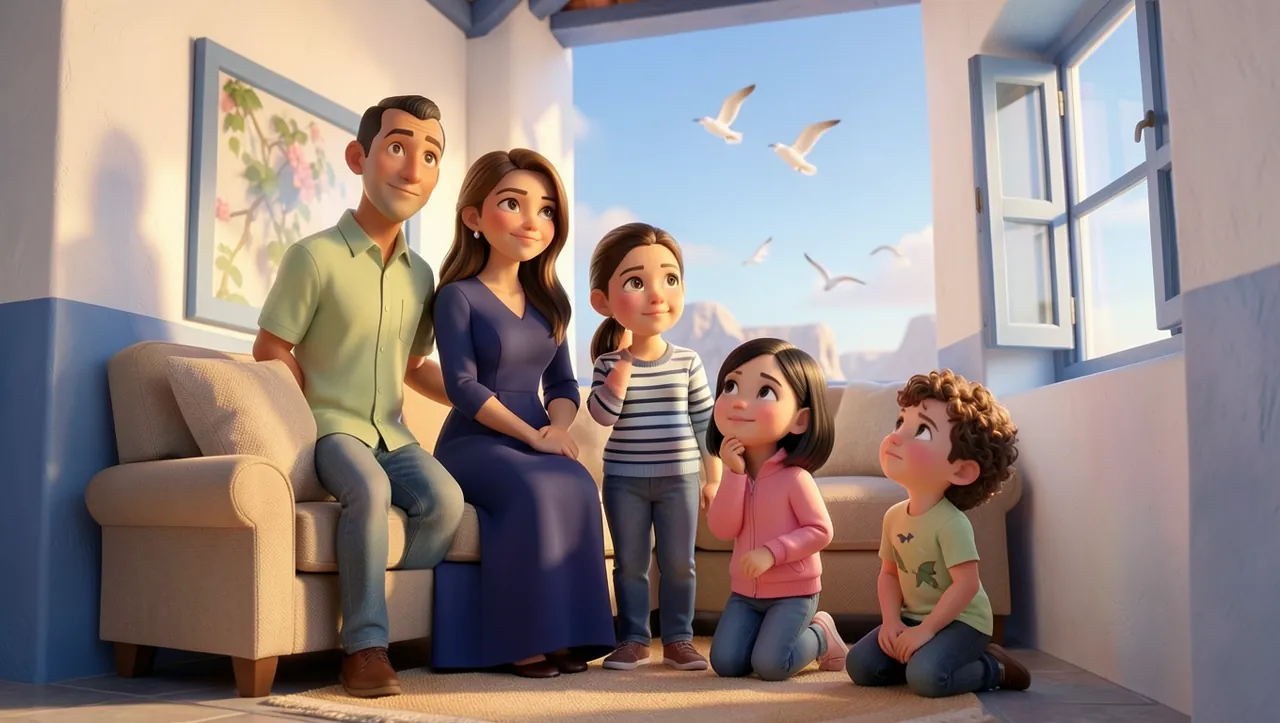
#> input picture amine/cerfvolant/img/c1.webp, 1280 x 723 px, given in place of ep_course_a_00001_.png, which was not available
$ python build_epreuves.py ../../amine/cerfvolant/img
#> lines starting #> are read from the running program, lines starting #| are printed output that depends on the picture
#> further down, a is the input picture: PIL image 1280x723 RGB; mean R, G, B 147.7, 134, 130.6
"""Les épreuves « en vrai » (20/11) : panoramas, sols et obstacles ComfyUI (FLUX.2 klein, préfixe nuit/ep_ et nuit/ob_).
python3 docs/concours-vrai/build_epreuves.py <dossier des PNG ComfyUI>  ->  essil/concours-vrai/img/"""
import sys, os
from PIL import Image, ImageEnhance
sys.path.insert(0, os.path.join(os.path.dirname(__file__), '..', 'houma'))
from detoure import cut
src = sys.argv[1]; dst = os.path.join(os.path.dirname(__file__), '..', '..', 'essil', 'concours-vrai', 'img'); os.makedirs(dst, exist_ok=True)
P = lambda n: os.path.join(src, n + '_00001_.png')
O = 256
def boucle(a, b):
    """deux panoramas (ou un panorama et son miroir) mis bout à bout, raccords fondus, pour faire le tour du cylindre"""
    grad = Image.linear_gradient('L').rotate(90, expand=True).resize((O, a.height)).transpose(Image.FLIP_LEFT_RIGHT)
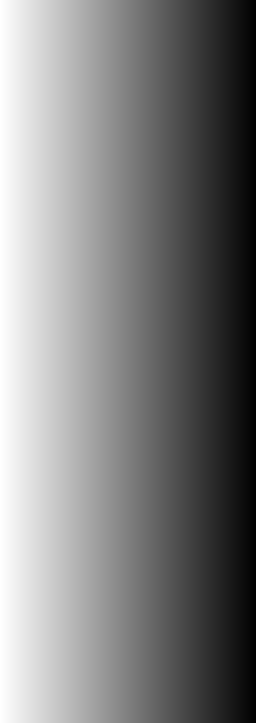
#> grad: PIL image 256x723 L; min 0, max 255, mean 127.5
    fond = lambda g, d: Image.composite(g, d, grad)
    W = a.width + b.width - 2 * O; c = Image.new('RGB', (W, a.height))
#> after `c = Image.new('RGB', (W, a.height))`: c: PIL image 2048x723 RGB; every value is 0
    c.paste(a.crop((O, 0, a.width - O, a.height)), (0, 0))
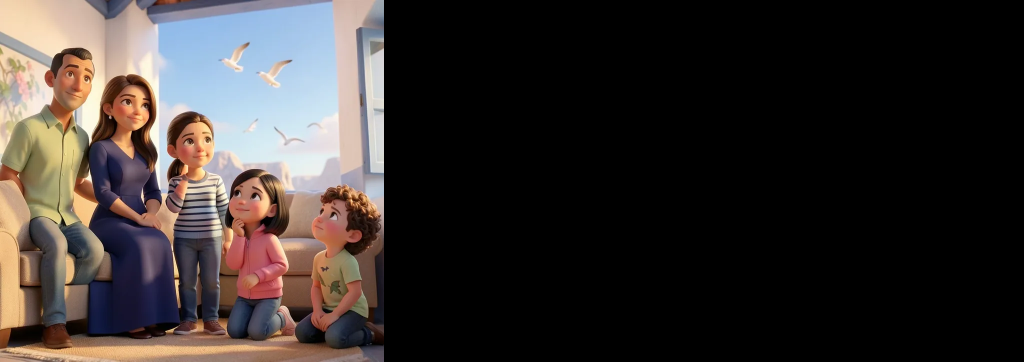
#> c: PIL image 2048x723 RGB (shown at 1/2 size); mean R, G, B 55.9, 49.8, 47.6
    c.paste(fond(a.crop((a.width - O, 0, a.width, a.height)), b.crop((0, 0, O, b.height))), (a.width - 2 * O, 0))
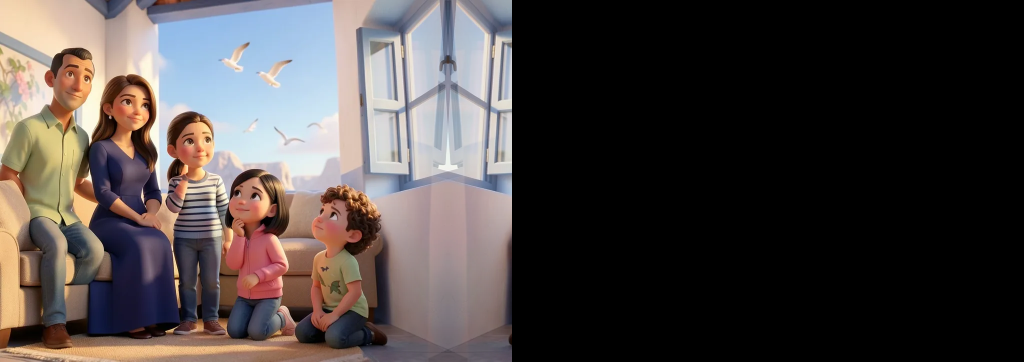
#> c: PIL image 2048x723 RGB (shown at 1/2 size); mean R, G, B 75.7, 68.8, 67.4
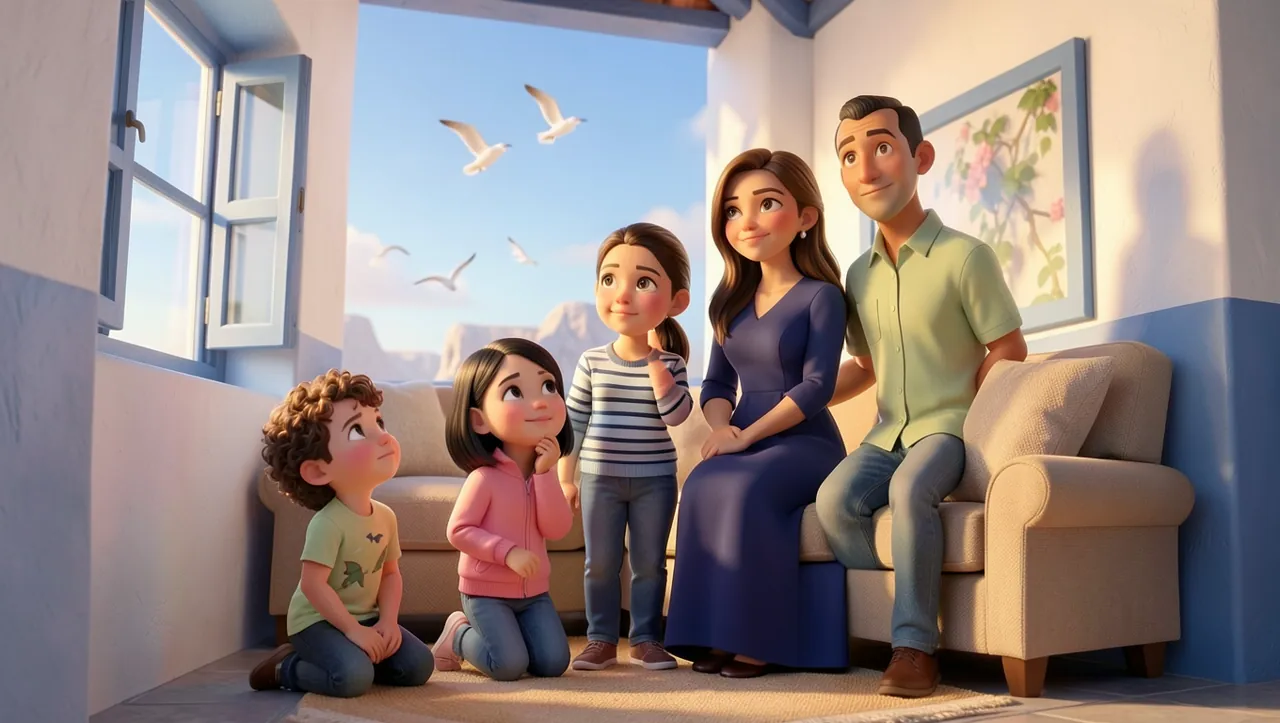
#> b: PIL image 1280x723 RGB; mean R, G, B 147.7, 134, 130.6
    c.paste(b.crop((O, 0, b.width - O, b.height)), (a.width - O, 0))
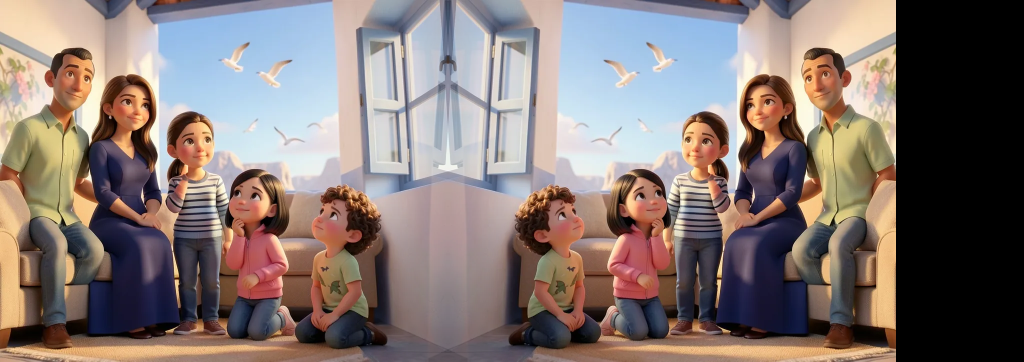
#> c: PIL image 2048x723 RGB (shown at 1/2 size); mean R, G, B 131.6, 118.6, 115
    c.paste(fond(b.crop((b.width - O, 0, b.width, b.height)), a.crop((0, 0, O, a.height))), (W - O, 0))
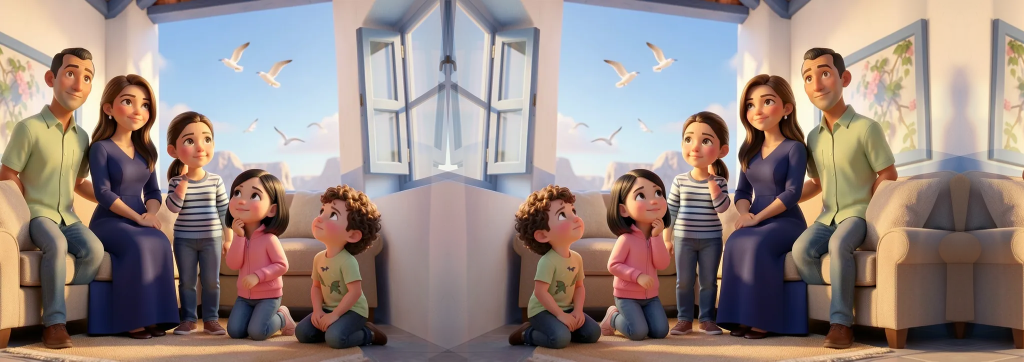
#> c: PIL image 2048x723 RGB (shown at 1/2 size); mean R, G, B 151, 135.6, 130
    return c.resize((3072, 512))
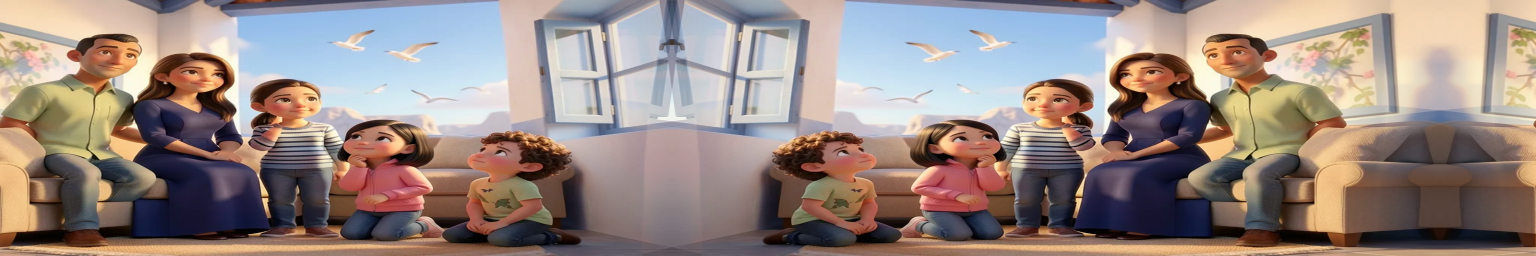
#> returned value: PIL image 3072x512 RGB (shown at 1/2 size); mean R, G, B 151, 135.6, 130.1
for n in ('course', 'dress', 'hunter', 'west'):
    a = Image.open(P('ep_%s_a' % n)).convert('RGB'); boucle(a, a.transpose(Image.FLIP_LEFT_RIGHT)).save(os.path.join(dst, 'p_%s.webp' % n), quality=80)
#> pass 2 of the loop `for n in ('course', 'dress', 'hunter', 'west'):`:
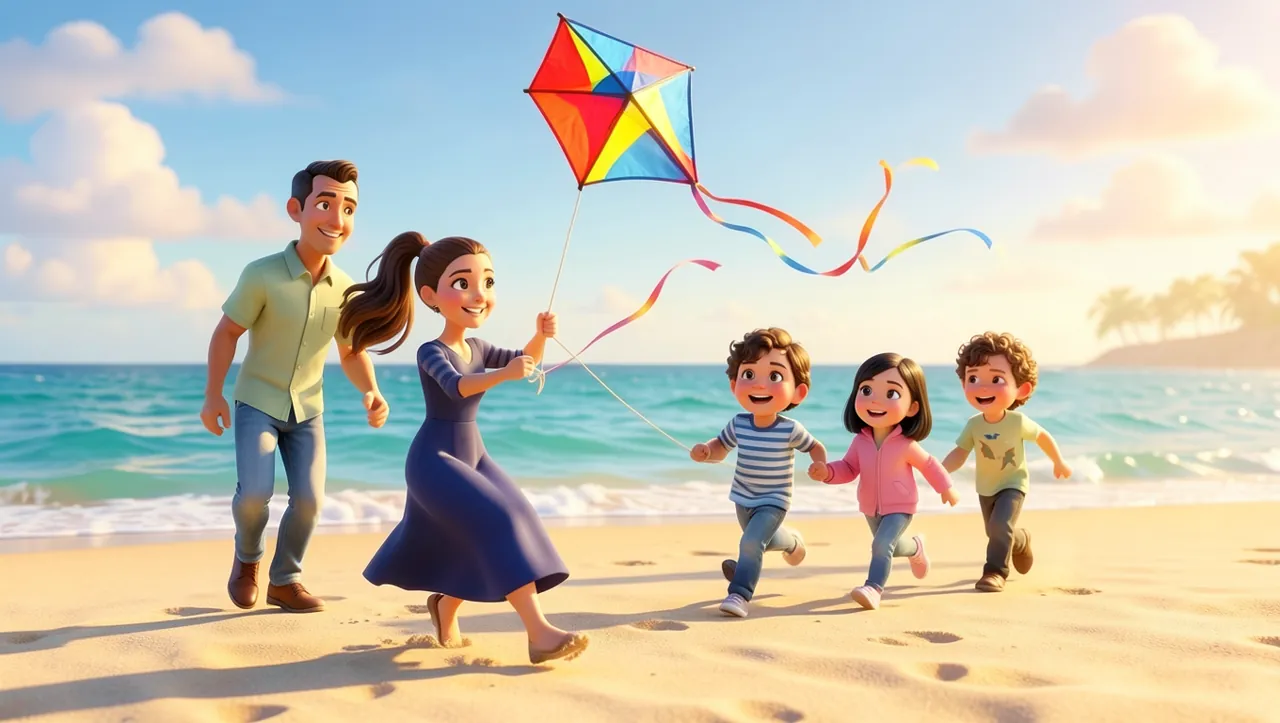
#> input picture amine/cerfvolant/img/c5.webp, 1280 x 723 px, given in place of ep_dress_a_00001_.png, which was not available
#> a is the input picture: PIL image 1280x723 RGB; mean R, G, B 199.1, 195.6, 180.9
#> in boucle (call 2), `c.paste(fond(b.crop((b.width - O, 0, b.width, b.height)), a.crop((0, 0..`:
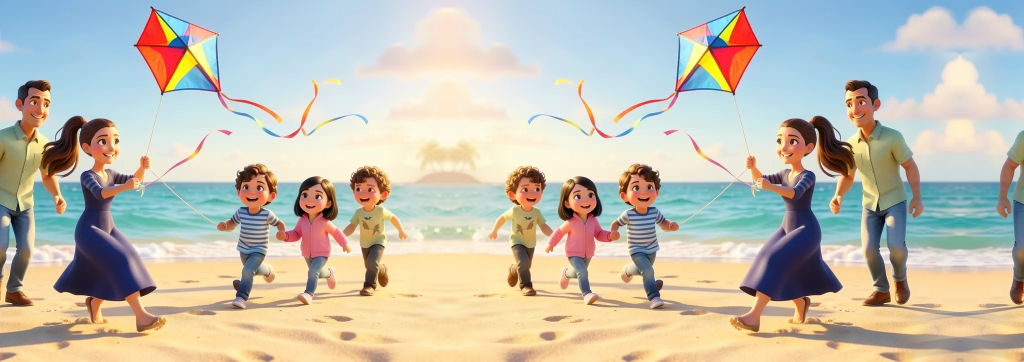
#> c: PIL image 2048x723 RGB (shown at 1/2 size); mean R, G, B 194.9, 191.3, 177.6
#> in boucle (call 2), `return c.resize((3072, 512))`:
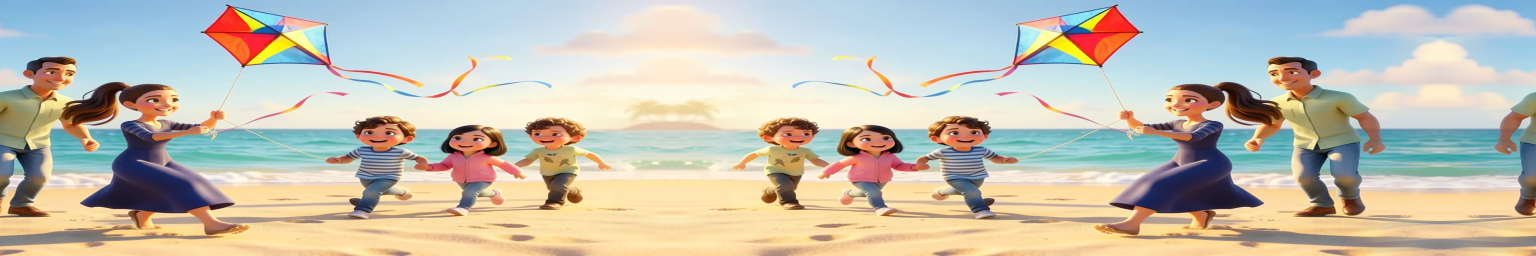
#> returned value: PIL image 3072x512 RGB (shown at 1/2 size); mean R, G, B 194.9, 191.4, 177.6
#> (the run stopped early here; a loop or call above may not have finished)
